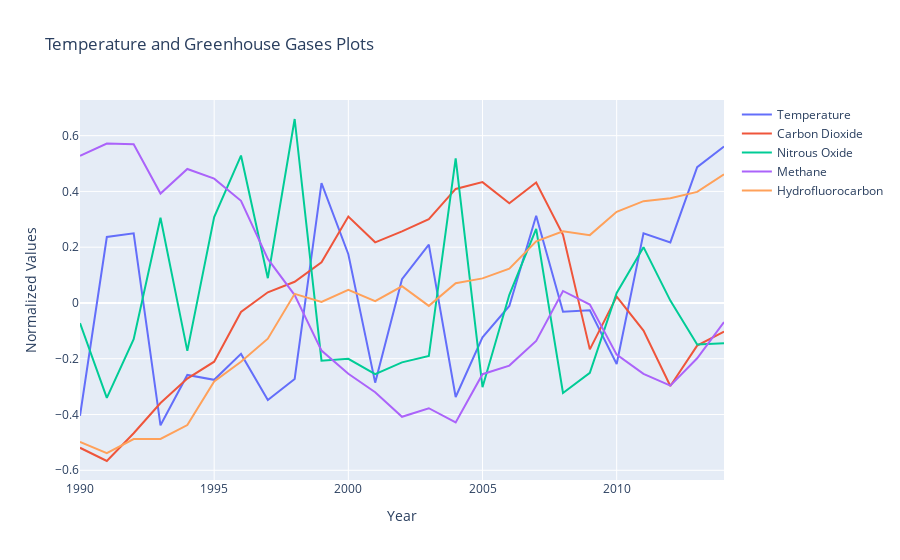

Here is the notebook cell this chart was saved with:
### Code cell
# Plotting values for Greenhouse Gases along with Temperature

trace0 = go.Scatter(
    x = part3_norm.index,
    y = part3_norm['temp'],
    mode = 'lines',
    name = 'Temperature'
)

trace1 = go.Scatter(
    x = part3_norm.index,
    y = part3_norm['co2'],
    mode = 'lines',
    name = 'Carbon Dioxide'
)

trace2 = go.Scatter(
    x = part3_norm.index,
    y = part3_norm['n2o'],
    mode = 'lines',
    name = 'Nitrous Oxide'
)

trace3 = go.Scatter(
    x = part3_norm.index,
    y = part3_norm['methane'],
    mode = 'lines',
    name = 'Methane'
)

trace4 = go.Scatter(
    x = part3_norm.index,
    y = part3_norm['hcfc'],
    mode = 'lines',
    name = 'Hydrofluorocarbon'
)


layout = go.Layout(
    title='Temperature and Greenhouse Gases Plots',
    xaxis=dict(
        title='Year',
    ),
    yaxis=dict(
        title='Normalized Values',
    )
)

data = [trace0,trace1,trace2,trace3,trace4]
fig = go.Figure(data=data, layout=layout)
iplot(fig)

### Figure 1 — Plotly figure (JSON) as saved in the notebook; plotly's stock layout.template omitted (floating-point values rounded to 4 significant figures)
{"data": [{"mode": "lines", "name": "Temperature", "type": "scatter", "x": [1990, 1991, 1992, 1993, 1994, 1995, 1996, 1997, 1998, 1999, 2000, 2001, 2002, 2003, 2004, 2005, 2006, 2007, 2008, 2009, 2010, 2011, 2012, 2013, 2014], "y": [-0.4045, 0.2366, 0.25, -0.4387, -0.258, -0.2756, -0.1826, -0.3483, -0.2724, 0.4301, 0.1748, -0.2858, 0.08547, 0.2094, -0.3371, -0.1235, -0.01085, 0.3125, -0.03172, -0.02619, -0.2191, 0.2501, 0.2172, 0.487, 0.5613]}, {"mode": "lines", "name": "Carbon Dioxide", "type": "scatter", "x": [1990, 1991, 1992, 1993, 1994, 1995, 1996, 1997, 1998, 1999, 2000, 2001, 2002, 2003, 2004, 2005, 2006, 2007, 2008, 2009, 2010, 2011, 2012, 2013, 2014], "y": [-0.5192, -0.5667, -0.4671, -0.3588, -0.2712, -0.2106, -0.03238, 0.03841, 0.07591, 0.1462, 0.3101, 0.2175, 0.2565, 0.3005, 0.4089, 0.4333, 0.3574, 0.4323, 0.2447, -0.1664, 0.02306, -0.09912, -0.2979, -0.153, -0.1024]}, {"mode": "lines", "name": "Nitrous Oxide", "type": "scatter", "x": [1990, 1991, 1992, 1993, 1994, 1995, 1996, 1997, 1998, 1999, 2000, 2001, 2002, 2003, 2004, 2005, 2006, 2007, 2008, 2009, 2010, 2011, 2012, 2013, 2014], "y": [-0.07239, -0.3403, -0.13, 0.3057, -0.1717, 0.3078, 0.5287, 0.08888, 0.6597, -0.207, -0.2003, -0.2552, -0.213, -0.1903, 0.5189, -0.3022, 0.02924, 0.2655, -0.3227, -0.2506, 0.03581, 0.2002, 0.008571, -0.1486, -0.1446]}, {"mode": "lines", "name": "Methane", "type": "scatter", "x": [1990, 1991, 1992, 1993, 1994, 1995, 1996, 1997, 1998, 1999, 2000, 2001, 2002, 2003, 2004, 2005, 2006, 2007, 2008, 2009, 2010, 2011, 2012, 2013, 2014], "y": [0.5277, 0.5718, 0.5695, 0.3924, 0.4805, 0.4458, 0.3662, 0.158, 0.02828, -0.1708, -0.2537, -0.3202, -0.4082, -0.3774, -0.4282, -0.2554, -0.2245, -0.1359, 0.04309, -0.005851, -0.1853, -0.2544, -0.2963, -0.1983, -0.06864]}, {"mode": "lines", "name": "Hydrofluorocarbon", "type": "scatter", "x": [1990, 1991, 1992, 1993, 1994, 1995, 1996, 1997, 1998, 1999, 2000, 2001, 2002, 2003, 2004, 2005, 2006, 2007, 2008, 2009, 2010, 2011, 2012, 2013, 2014], "y": [-0.4979, -0.5383, -0.4881, -0.4874, -0.4377, -0.2818, -0.2108, -0.1279, 0.03283, 0.003794, 0.04703, 0.006402, 0.05987, -0.01038, 0.07098, 0.08817, 0.1228, 0.2211, 0.2568, 0.2433, 0.3267, 0.3652, 0.3753, 0.3984, 0.4617]}], "layout": {"title": {"text": "Temperature and Greenhouse Gases Plots"}, "xaxis": {"title": {"text": "Year"}}, "yaxis": {"title": {"text": "Normalized Values"}}}}
